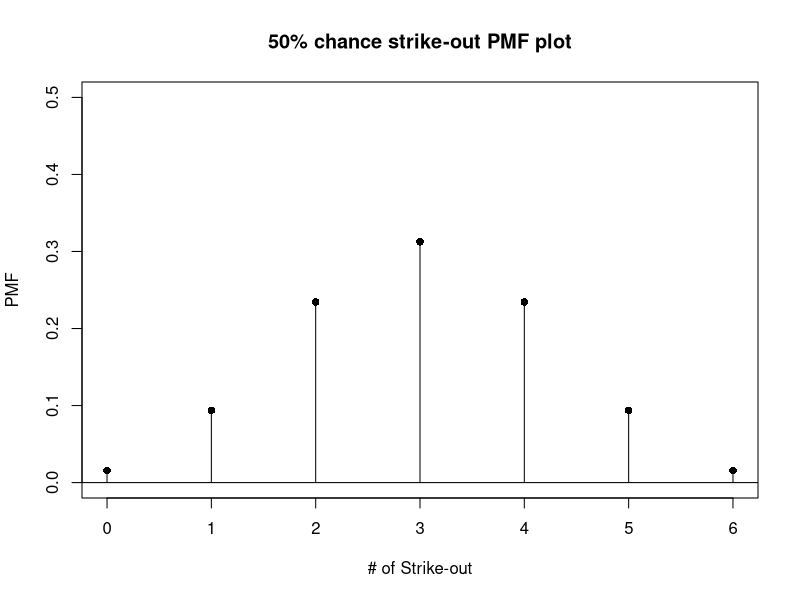
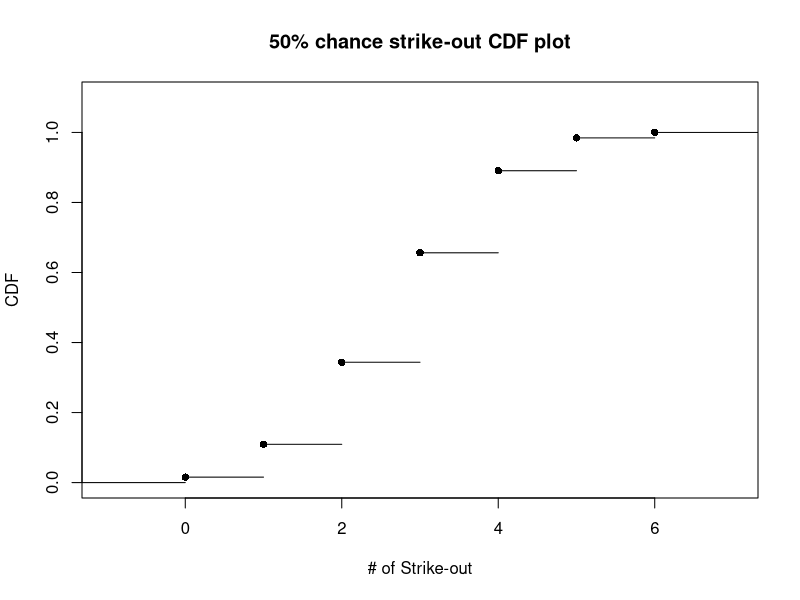
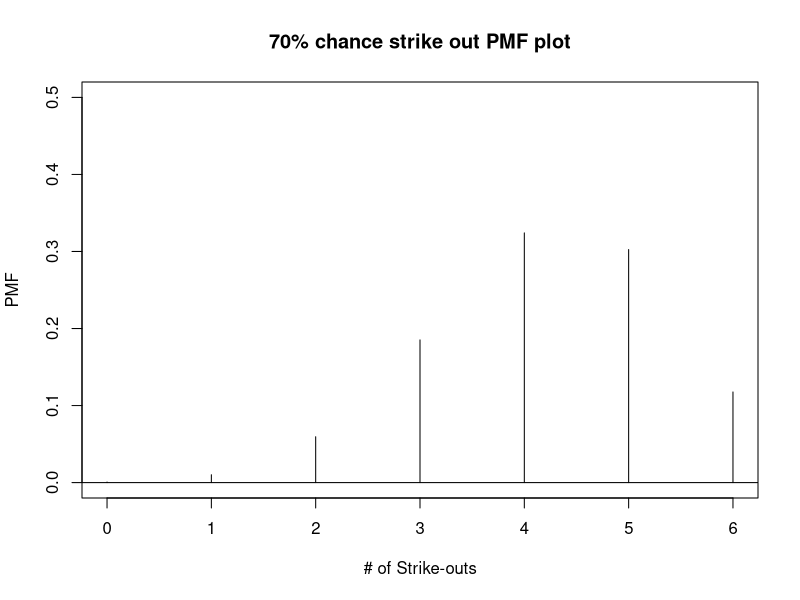
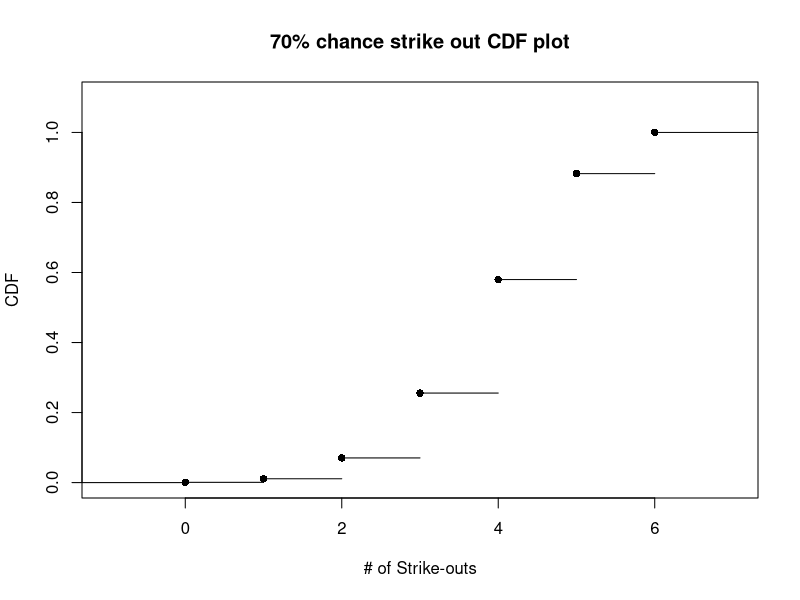
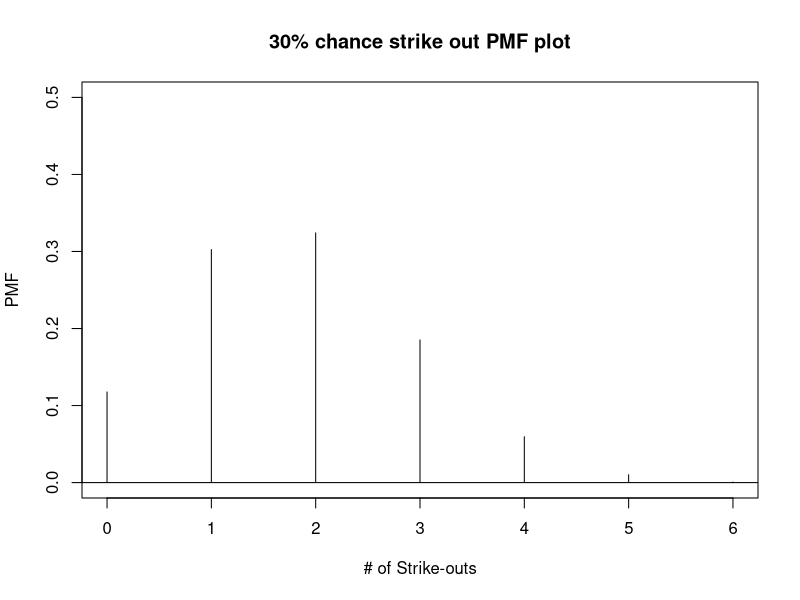
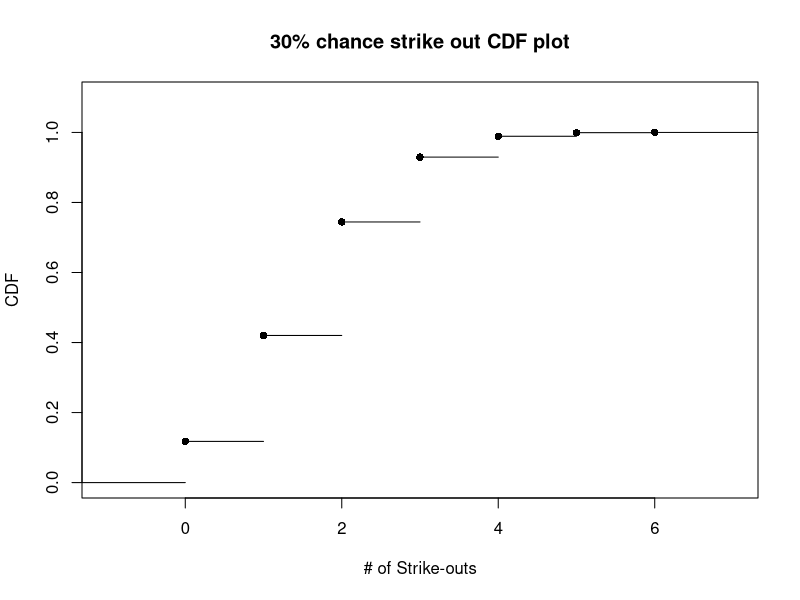
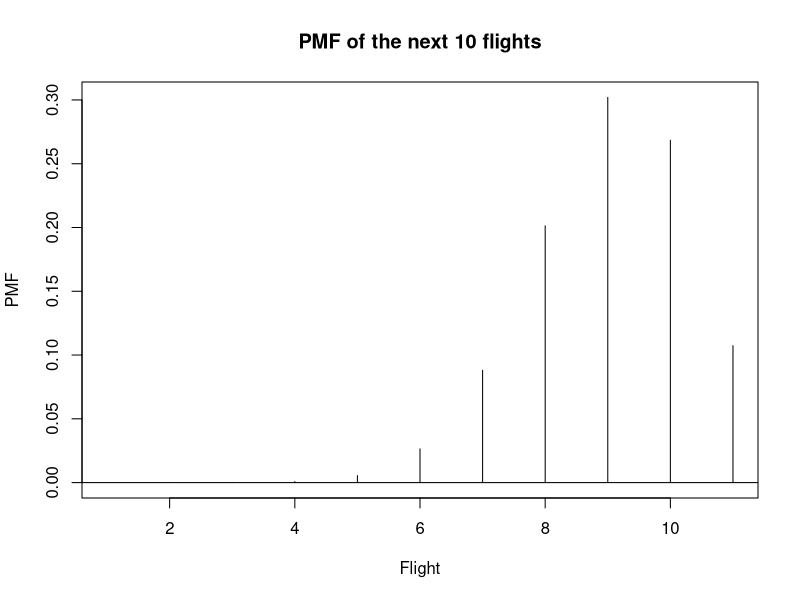
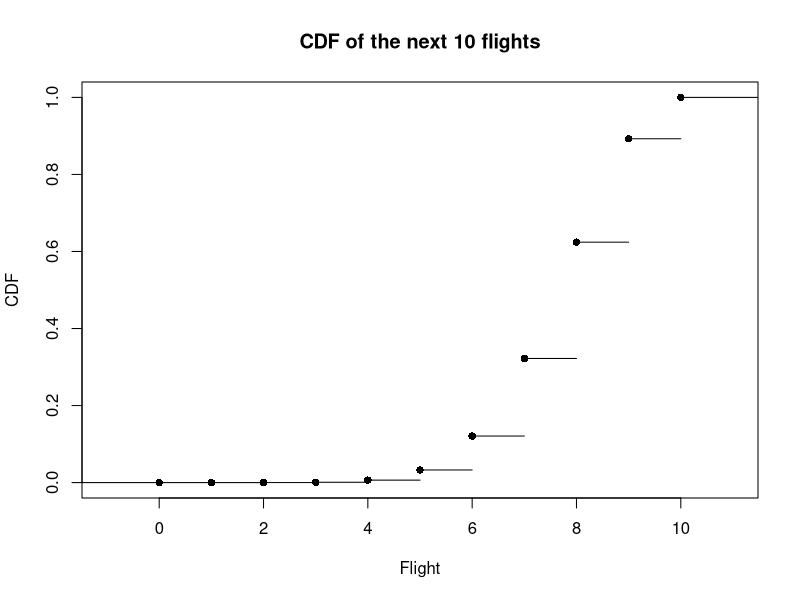

These charts were generated, in order, by the following R code:
## ---- chunk 1
knitr::opts_chunk$set(echo = TRUE)
## ---- chunk 2
#x = strike, prob = 0.5, 
a <- dbinom(0:6, size = 6, prob = 0.5)
plot(0:6, a, type = "h", main = "50% chance strike-out PMF plot", xlab = "# of Strike-out", ylab = "PMF", ylim = c(0, 0.5))
abline(h=0)
points(0:6, a, pch = 16)


aC <- c(0,pbinom(0:6, size = 6, prob = 0.5))
aCDF <- stepfun(0:6, aC)
plot(aCDF, verticals = FALSE, pch = 16, main = "50% chance strike-out CDF plot", xlab = "# of Strike-out", ylab = "CDF", ylim = c(0, 1.1))

## ---- chunk 3
#x = strike, prob = 0.5, 
c <- dbinom(0:6, size = 6, prob = 0.7)
plot(0:6, c, type = "h",main = "70% chance strike out PMF plot", xlab = "# of Strike-outs", ylab = "PMF", ylim = c(0, 0.5))
abline(h=0)

cC <- c(0, pbinom(0:6, size = 6, prob = 0.7))
cCDF <- stepfun(0:6, cC)
plot(cCDF, verticals = FALSE,  pch = 16 ,main = "70% chance strike out CDF plot", xlab = "# of Strike-outs", ylab = "CDF", ylim = c(0, 1.1))


d <- dbinom(0:6, size = 6, prob = 0.3)
plot(0:6, d, type = "h", main = "30% chance strike out PMF plot", xlab = "# of Strike-outs", ylab = "PMF", ylim = c(0, 0.5))
abline(h=0)

dC <- c(0, pbinom(0:6, size = 6, prob = 0.3))
dCDF <- stepfun(0:6, dC)
plot(dCDF, verticals = FALSE, pch = 16, main = "30% chance strike out CDF plot", xlab = "# of Strike-outs", ylab = "CDF", ylim = c(0, 1.1))

## ---- chunk 4
# p = 0.8, q = 0.6, find P(x=4), n = 10
dbinom(4 ,size = 10, 0.8)

## ---- chunk 5
# find P(x <=4), n = 10
pbinom(4, size = 10, prob = 0.8)


## ---- chunk 6
flightpmf <- dbinom(0:10, size = 10, prob = 0.8)
flightpmf

## ---- chunk 7
flightpmf <- dbinom(0:10, size = 10, prob = 0.8)
flightcdf <- stepfun( 0:10, c(0, pbinom(0:10, size = 10, 0.8)))

plot(flightpmf, type = "h", main = "PMF of the next 10 flights", xlab = "Flight", ylab = "PMF", pch = 16)
abline(h=0)

plot(flightcdf, verticals = FALSE, main = "CDF of the next 10 flights",xlab = "Flight", ylab = "CDF", pch = 16)
## ---- chunk 8
# lambda = 10, x = 3

dpois(3, lambda = 10)

## ---- chunk 9
ppois(3, lambda = 10)
## ---- chunk 10
ppois(5, lambda = 10) - ppois(1, lambda = 10)
## ---- chunk 11
pmf20c <- dpois(0:20, lambda = 10)

plot(pmf20c, type = "h" ,main = "first 20 cars PMF", xlab = "Car#", ylab = "PMF")
abline(h=0)
## ---- chunk 12

#because this is a distribution, these three probs will be the same no matter what the score. 
dunif(60, min = 60, max = 100)
dunif(80, min = 60, max = 100)
dunif(100, min = 60, max = 100)
## ---- chunk 13
#Mean
sum(c(60:100) * dunif(60:100, min = 60, max = 101))
(60+100)/2

#standard Deviation
sqrt((100-60)^2/12)

## ---- chunk 14
#P(X <=70)
punif(71, min = 60, max = 100)
sum(dunif(60:70, min = 60, max = 100))


## ---- chunk 15
punif(80, min = 60, max = 100, lower.tail = FALSE)

## ---- chunk 16
punif(101, min = 60, max = 100) - punif(89, min = 60, max = 100)
## ---- chunk 17
threesigma <- 10*3

x <- seq(0, 200)
pkspend_pdf <- dnorm(x, mean = 100, sd = 10)
plot(x, pkspend_pdf, type = 'l', col = 'red', xlim = c(100-threesigma, 100+threesigma), ylim = c(0, 0.05), xaxt = 'n', yaxt = 'n', 
     main = "guests park spending", xlab = "amount", ylab = "freq")
axis(side = 1, at = c(seq(0, 200, by = 10)), labels = TRUE)
axis(side = 2, at = c(seq(0, 0.06, by = 0.01)), labels = TRUE)
## ---- chunk 18
#find P(X>120)

1- pnorm(120,mean = 100, sd=10)

## ---- chunk 19
pnorm(90,mean = 100, sd=10)- pnorm(80,mean = 100, sd=10)

## ---- chunk 20
stdev <- 10
mu <- 100
#prob spending within 1 sd
pnorm(mu+stdev,mean = 100, sd=10)- pnorm(mu-stdev,mean = 100, sd=10)
#prob spending within 2 sd
pnorm(mu+2*stdev,mean = 100, sd=10)- pnorm(mu-2*stdev,mean = 100, sd=10)
#prob spending within 3 sd
pnorm(mu+3*stdev,mean = 100, sd=10)- pnorm(mu-3*stdev,mean = 100, sd=10)
## ---- chunk 21
#upper limit
qnorm(0.95, mean = 100, sd = 10)
#lower limit
qnorm(0.05, mean = 100, sd = 10)
## ---- chunk 22
#simulate 10000 guest spending
f <- rnorm(10000, mean = 100, sd = 10) 
plot(table(round(f)), type = "h", main = "Spending of 10K park guests",ylab = "Frequency", xlab = "Spending")
abline(h=0)

## ---- chunk 23
# 2min = 2/60 hour
pexp(2/60, rate = 18)

## ---- chunk 24
# 5min = 5/60 hour
pexp(5/60, rate = 18)

## ---- chunk 25
# 2min = 2/60 hour
pexp(5/60, rate = 18) - pexp(2/60, rate = 18)

## ---- chunk 26
x <- seq(0, 1, by=1/60)
cdf <- pexp(x, rate = 18)

plot(x, cdf, type = "l", col= "blue", xlim = c(0, 0.5), main = "Cummilative prob of calls arriving", 
     xlab = "hours", ylab = "Probability")

